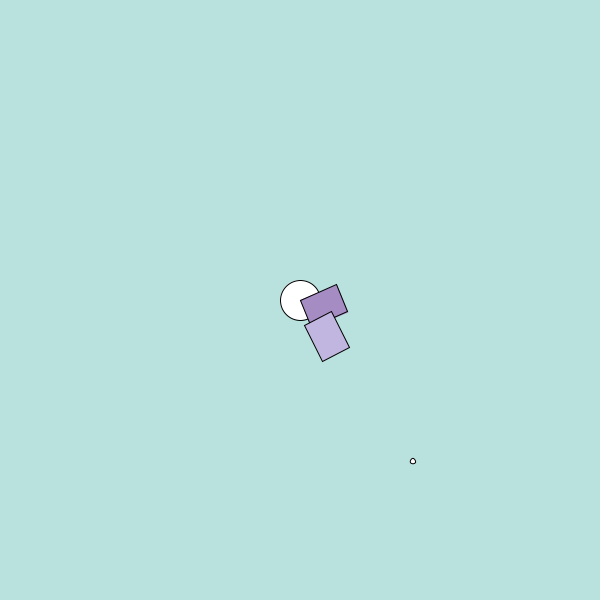
Frame 1 (no input)
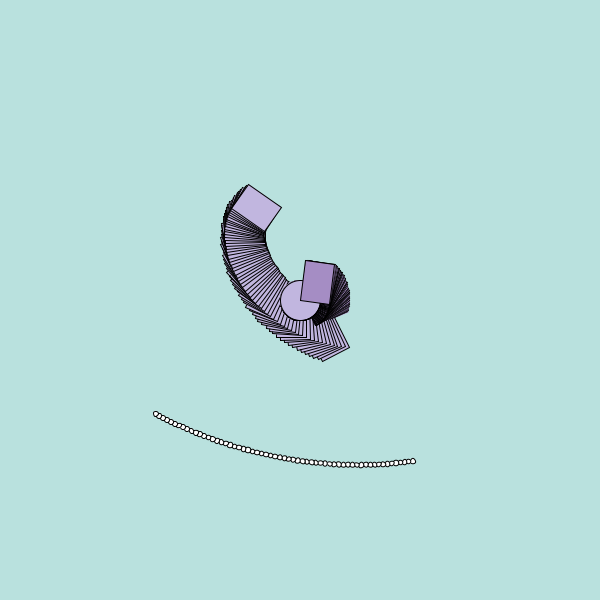
Frame 60 (the mouse pressed at the canvas centre just before this capture)
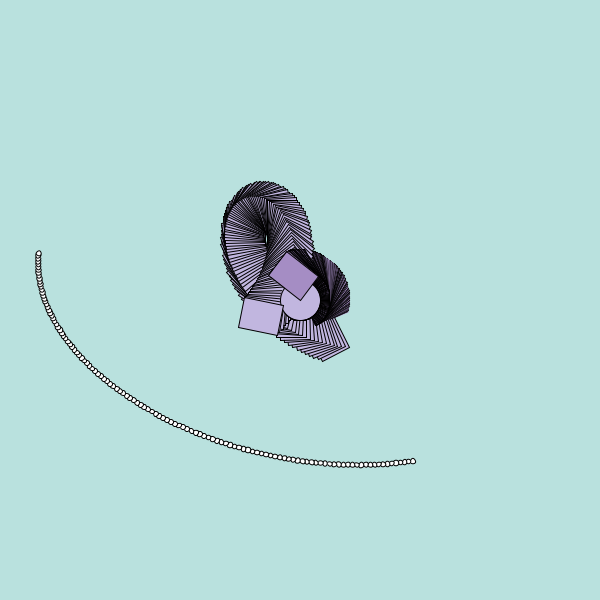
Frame 120 (the mouse held since frame 60 and released just before this capture)

The Processing sketch that drew these frames (run headless with seeded random() and noise(); from frame 60 on, the mouse is pressed at the canvas centre):

// Processing sketch: ParamEncapTransRotate
// ── ParamEncapTransRotate.pde
int w = 40;
int h = 30;
float rotAngle = 45;
int x = 20;
int y = 20;
int z = 0;
int p = 0;
float framesizew = 5;
float framesizel = 5;

void setup() {
  size (600, 600);
  background (185, 225, 222);
}

void draw() {
  ellipseMode(CENTER);
  drawMiddle ();

  //first push
  pushMatrix();
  translate(width/2, height/2);
  rotate(radians(rotAngle*-.5));
  drawCenterPetals(z, z);
  rotAngle+=2;

  //second push
  pushMatrix();
  translate(50, -20);
  rotate(radians(rotAngle));
  drawFrame();

  //third push
  pushMatrix();
  translate(10, 20);
  rotate(radians(rotAngle*.8)); 
  drawOutsidePetals(x, x);
  //three pops
  popMatrix();
  popMatrix();
  popMatrix();
}

//draws the middle of the "flower"
void drawMiddle () {
  float pistilSizew = 40;
  float pistilSizel = 40;
  ellipse(width/2, height/2, pistilSizew, pistilSizel);
  fill(142, 200, 212);
}

void drawCenterPetals (int z, int p) {
  fill(165, 141, 196);
  rectMode(CORNER);
  rect(z, p, w, h);
}

void drawOutsidePetals (int x, int y) {
  fill(193, 182, 223);
  rectMode(CORNER);
  rect(x, y, w, h);
}

void drawFrame () {
  fill(255, 255, 255);
  ellipse(width/4, height/4, framesizew, framesizel);
}
